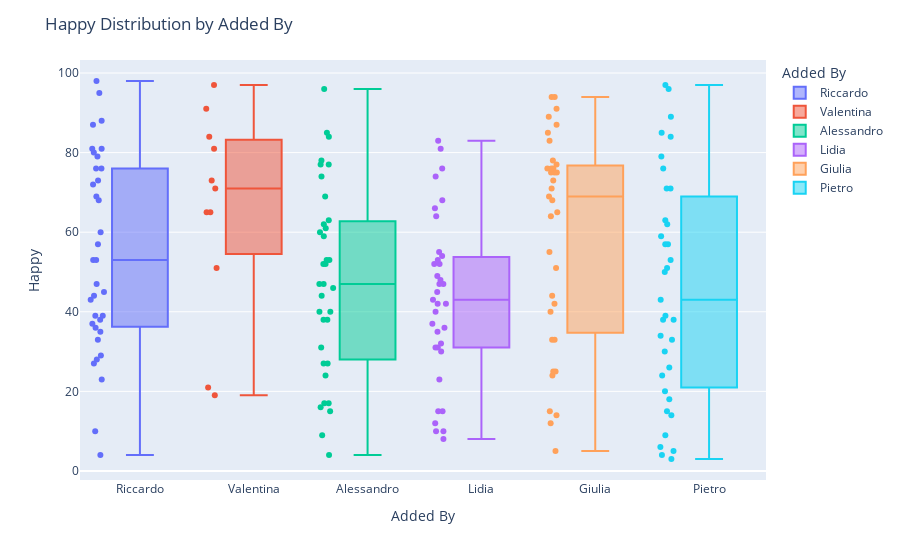

Notebook cell for this chart:
### Code cell
import plotly.express as px

fig = px.box(df, 
             x="Added By", 
             y="Happy", 
             color="Added By",  # Color each group by Added By
             points="all",
             hover_data=["Artist", "Song"])  # Add Artist and Song to hover

# Optional: Customize the layout
fig.update_layout(
    title="Happy Distribution by Added By",
    xaxis_title="Added By",
    yaxis_title="Happy"
)

fig.show()

### Figure 1 — Plotly figure (JSON) as saved in the notebook; plotly's stock layout.template omitted (floating-point values rounded to 4 significant figures)
{"data": [{"alignmentgroup": "True", "boxpoints": "all", "customdata": [["ATB", "9 PM (Till I Come) - Radio Edit"], ["Ardian Bujupi,Capital T", "ANDIAMO"], ["Marvin Gaye,Tammi Terrell", "Ain't No Mountain High Enough"], ["Eyedress", "Cocaine Sunday"], ["L I M", "Comet"], ["BLACKPINK", "DDU-DU DDU-DU"], ["Shahram Shabpareh", "Doomad"], ["Freur", "Doot Doot"], ["Kanye West", "Father Stretch My Hands Pt. 1"], ["Sia", "Fire Meet Gasoline"], ["Major Lazer,Amber of Dirty Projectors", "Get Free"], ["Lea Rue,Broiler", "I Can't Say No! - Broiler Remix"], ["Disclosure,Sam Smith", "Latch"], ["George Michael", "One More Try - Remastered"], ["Kali Uchis", "Ridin Round"], ["Travis Scott,GloRilla", "SHYNE"], ["Anri", "SHYNESS BOY"], ["Flume,Tove Lo", "Say It"], ["Mara Sattei", "Scusa - prod. thasup"], ["Earth, Wind & Fire", "September"], ["The Chords", "Sh-Boom"], ["Robin S", "Show Me Love"], ["Club Dogo", "Spacco Tutto"], ["Blank Banshee", "Spirit Season"], ["Edward Maya,Vika Jigulina", "Stereo Love"], ["Thirty Seconds To Mars", "The Kill"], ["Jack Ü,Skrillex,Diplo,Aluna,AlunaGeorge", "To Ü (feat. AlunaGeorge)"], ["Daler Mehndi", "Tunak Tunak Tun"], ["bôa", "Twilight"], ["i cani", "Una cosa stupida"], ["CAZZETTE", "Weapon"], ["Yung Bae,Macross 82-99", "Welcome To The Disco"], ["GAYLE", "abcdefu (angrier)"], ["Moya Mishel", "Зима в сердце"], ["Molchat Doma", "Тоска"]], "hovertemplate": "Added By=%{x}<br>Happy=%{y}<br>Artist=%{customdata[0]}<br>Song=%{customdata[1]}<extra></extra>", "legendgroup": "Riccardo", "marker": {"color": "#636efa"}, "name": "Riccardo", "notched": false, "offsetgroup": "Riccardo", "orientation": "v", "showlegend": true, "type": "box", "x": ["Riccardo", "Riccardo", "Riccardo", "Riccardo", "Riccardo", "Riccardo", "Riccardo", "Riccardo", "Riccardo", "Riccardo", "Riccardo", "Riccardo", "Riccardo", "Riccardo", "Riccardo", "Riccardo", "Riccardo", "Riccardo", "Riccardo", "Riccardo", "Riccardo", "Riccardo", "Riccardo", "Riccardo", "Riccardo", "Riccardo", "Riccardo", "Riccardo", "Riccardo", "Riccardo", "Riccardo", "Riccardo", "Riccardo", "Riccardo", "Riccardo"], "x0": " ", "xaxis": "x", "y": [76, 81, 80, 43, 39, 39, 53, 73, 44, 33, 79, 23, 53, 10, 95, 47, 87, 27, 68, 98, 88, 57, 76, 4, 36, 29, 35, 69, 38, 28, 81, 72, 45, 60, 37], "y0": " ", "yaxis": "y"}, {"alignmentgroup": "True", "boxpoints": "all", "customdata": [["Doechii,JT", "Alter Ego (with JT)"], ["Jungle", "Back On 74"], ["Jonas Brothers", "Burnin' Up"], ["Gorillaz,Shaun Ryder,Roses Gabor", "DARE (feat. Shaun Ryder & Roses Gabor)"], ["Backstreet Boys", "Everybody (Backstreet's Back) - Radio Edit"], ["M¥SS KETA", "GIOVANNA HARDCORE"], ["Anastacia", "I'm Outta Love"], ["Avril Lavigne", "I'm with You"], ["The 1975", "Love Me"], ["Lady Gaga,Beyoncé", "Telephone"], ["Caroline Polachek,Charli xcx,George Daniel", "Welcome To My Island - George Daniel & Charli XCX Remix"]], "hovertemplate": "Added By=%{x}<br>Happy=%{y}<br>Artist=%{customdata[0]}<br>Song=%{customdata[1]}<extra></extra>", "legendgroup": "Valentina", "marker": {"color": "#EF553B"}, "name": "Valentina", "notched": false, "offsetgroup": "Valentina", "orientation": "v", "showlegend": true, "type": "box", "x": ["Valentina", "Valentina", "Valentina", "Valentina", "Valentina", "Valentina", "Valentina", "Valentina", "Valentina", "Valentina", "Valentina"], "x0": " ", "xaxis": "x", "y": [73, 19, 81, 97, 65, 84, 65, 21, 91, 71, 51], "y0": " ", "yaxis": "y"}, {"alignmentgroup": "True", "boxpoints": "all", "customdata": [["Alfa Mist,Bongeziwe Mabandla", "Apho"], ["ROSALÍA", "BIZCOCHITO"], ["Deftones", "Be Quiet and Drive (Far Away)"], ["Fleet Foxes", "Blue Ridge Mountains"], ["Public Enemy,Benny Benassi", "Bring the Noise"], ["Weezer", "Buddy Holly"], ["Caroline Polachek", "Dang"], ["Fred again..,Delilah Montagu", "Delilah (pull me out of this)"], ["Jane Remover", "Experimental Skin"], ["Korn", "Falling Away from Me"], ["Porcupine Tree", "Fear Of A Blank Planet - 2024 Remaster"], ["Franco Battiato,Abdul Halim Sabra", "Fogh In Nakhal - 2008 Remaster"], ["KIDS SEE GHOSTS,Ty Dolla $ign", "Freeee (Ghost Town Pt. 2)"], ["Lily Allen", "Fuck You"], ["Charli xcx,Billie Eilish", "Guess featuring billie eilish"], ["The Smiths", "Heaven Knows I'm Miserable Now - 2011 Remaster"], ["PinkPantheress", "Illegal"], ["Neutral Milk Hotel", "In the Aeroplane Over the Sea"], ["Arca,ROSALÍA", "KLK"], ["The Last Shadow Puppets", "Les Cactus"], ["The Smashing Pumpkins", "Mayonaise - 2011 Remaster"], ["Turnstile", "NEVER ENOUGH"], ["Édith Piaf", "Non, je ne regrette rien"], ["Fontaines D.C.", "Oh Such A Spring"], ["Gilberto Gil", "Pega a Voga, Cabeludo"], ["Arca", "Riquiquí"], ["Troye Sivan,PinkPantheress,Hyunjin", "Rush (feat. PinkPantheress & Hyunjin of Stray Kids)"], ["Joey Valence & Brae,Rebecca Black", "SEE U DANCE (feat. Rebecca Black)"], ["Beach House", "Space Song"], ["Bon Iver", "THINGS BEHIND THINGS BEHIND THINGS"], ["COBRAH,VTSS,MCR-T", "TITS, LIPS, HIPS, KISS (10/10 Remix)"], ["TOOL", "The Pot"], ["Verdena", "Un Blu Sincero"], ["Magdalena Bay", "Watching T.V."], ["Bob Sinclar,Steve Edwards", "World Hold On (Children of the Sky) - Radio Edit"]], "hovertemplate": "Added By=%{x}<br>Happy=%{y}<br>Artist=%{customdata[0]}<br>Song=%{customdata[1]}<extra></extra>", "legendgroup": "Alessandro", "marker": {"color": "#00cc96"}, "name": "Alessandro", "notched": false, "offsetgroup": "Alessandro", "orientation": "v", "showlegend": true, "type": "box", "x": ["Alessandro", "Alessandro", "Alessandro", "Alessandro", "Alessandro", "Alessandro", "Alessandro", "Alessandro", "Alessandro", "Alessandro", "Alessandro", "Alessandro", "Alessandro", "Alessandro", "Alessandro", "Alessandro", "Alessandro", "Alessandro", "Alessandro", "Alessandro", "Alessandro", "Alessandro", "Alessandro", "Alessandro", "Alessandro", "Alessandro", "Alessandro", "Alessandro", "Alessandro", "Alessandro", "Alessandro", "Alessandro", "Alessandro", "Alessandro", "Alessandro"], "x0": " ", "xaxis": "x", "y": [16, 78, 17, 27, 53, 77, 53, 59, 46, 17, 27, 40, 31, 84, 62, 77, 52, 24, 85, 40, 9, 4, 44, 15, 96, 60, 38, 69, 61, 38, 74, 47, 52, 47, 63], "y0": " ", "yaxis": "y"}, {"alignmentgroup": "True", "boxpoints": "all", "customdata": [["Lady Gaga", "Applause"], ["AC/DC", "Back In Black"], ["Depeche Mode", "Black Celebration"], ["Type O Negative", "Black No. 1 (Little Miss Scare -All)"], ["Dead by April", "Breaking Point"], ["Type O Negative", "Cinnamon Girl"], ["Casey Edwards", "Devil Trigger"], ["Basshunter", "DotA - Radio Edit"], ["O-Zone", "Dragostea din tei"], ["Depeche Mode", "Enjoy the Silence"], ["Metallica", "Enter Sandman - Radio Edit"], ["Vintage,Bedanokov,Люай", "Eva (Kavkaz remix)"], ["Blue Foundation", "Eyes on Fire"], ["Sonata Arctica", "Fade to Black"], ["Dead by April", "I Can't Breathe"], ["Lacuna Coil", "I Wish You Were Dead"], ["Datura,U.S.U.R.A.", "Infinity"], ["Type O Negative", "Kill All the White People"], ["Killing Joke", "Love Like Blood"], ["Eternxlkz", "Montagem Nada Tropica"], ["STARSET", "My Demons"], ["Type O Negative", "My Girlfriend's Girlfriend"], ["Sonata Arctica", "My Land"], ["Ciara", "Paint It, Black"], ["cassö,RAYE,D-Block Europe", "Prada"], ["Within Temptation,Anders Friden", "Raise Your Banner"], ["Rihanna", "S&M"], ["Bizarrap,Shakira", "Shakira: Bzrp Music Sessions, Vol. 53"], ["Rammstein", "Sonne"], ["Nightwish", "Storytime"], ["Dead by April", "Swarm Mode"], ["Maroon 5", "This Love"], ["Green Day", "Wake Me up When September Ends"], ["Five Finger Death Punch", "War is the Answer"], ["Five Finger Death Punch", "Wrong Side of Heaven"]], "hovertemplate": "Added By=%{x}<br>Happy=%{y}<br>Artist=%{customdata[0]}<br>Song=%{customdata[1]}<extra></extra>", "legendgroup": "Lidia", "marker": {"color": "#ab63fa"}, "name": "Lidia", "notched": false, "offsetgroup": "Lidia", "orientation": "v", "showlegend": true, "type": "box", "x": ["Lidia", "Lidia", "Lidia", "Lidia", "Lidia", "Lidia", "Lidia", "Lidia", "Lidia", "Lidia", "Lidia", "Lidia", "Lidia", "Lidia", "Lidia", "Lidia", "Lidia", "Lidia", "Lidia", "Lidia", "Lidia", "Lidia", "Lidia", "Lidia", "Lidia", "Lidia", "Lidia", "Lidia", "Lidia", "Lidia", "Lidia", "Lidia", "Lidia", "Lidia", "Lidia"], "x0": " ", "xaxis": "x", "y": [74, 76, 12, 42, 30, 47, 36, 53, 68, 23, 64, 45, 37, 10, 49, 35, 55, 31, 43, 52, 10, 66, 47, 8, 42, 32, 83, 52, 31, 48, 15, 81, 15, 40, 54], "y0": " ", "yaxis": "y"}, {"alignmentgroup": "True", "boxpoints": "all", "customdata": [["Hannah Holgersson", "Ave Maria - Schubert"], ["Lady Gaga", "Bad Romance"], ["Nicki Minaj,Ice Spice,Aqua", "Barbie World (with Aqua) [From Barbie The Album]"], ["The Weeknd", "Blinding Lights"], ["Lady Gaga", "Bloody Mary"], ["Glee Cast", "Bust Your Windows"], ["Lana Del Rey", "Cinnamon Girl"], ["Dua Lipa", "Dance The Night - From Barbie The Album"], ["Indila", "Dernière danse"], ["Djo", "End of Beginning"], ["Bruno Mars", "Finesse"], ["PSY", "Gangnam Style (강남스타일)"], ["Daft Punk", "Harder, Better, Faster, Stronger"], ["Shakira,Wyclef Jean", "Hips Don't Lie (feat. Wyclef Jean)"], ["Dua Lipa", "Houdini"], ["Anne Hathaway", "I Dreamed A Dream - From  Les Misérables "], ["Elton John", "I'm Still Standing"], ["Master KG,Nomcebo Zikode", "Jerusalema (feat. Nomcebo Zikode)"], ["Taylor Swift", "Karma"], ["Christina Aguilera,Lil' Kim,Mýa,P!nk", "Lady Marmalade - From  Moulin Rouge  Soundtrack"], ["Las Divinas", "Las Divinas"], ["Meghan Trainor", "Made You Look"], ["Chappell Roan", "My Kink Is Karma"], ["Rio Romeo", "Nothing's New"], ["Chappell Roan", "Pink Pony Club"], ["Zach Bryan", "Pink Skies"], ["James Blunt", "Postcards"], ["Whitney Houston", "Queen of the Night - Radio Edit"], ["Nicki Minaj", "Starships"], ["Meryl Streep", "The Winner Takes It All - From  Mamma Mia! "], ["Spice Girls", "Wannabe"], ["Ariana Grande,Cynthia Erivo", "What Is This Feeling?"], ["Beyoncé", "YA YA"], ["Taylor Swift", "cardigan"], ["girl in red", "we fell in love in october"]], "hovertemplate": "Added By=%{x}<br>Happy=%{y}<br>Artist=%{customdata[0]}<br>Song=%{customdata[1]}<extra></extra>", "legendgroup": "Giulia", "marker": {"color": "#FFA15A"}, "name": "Giulia", "notched": false, "offsetgroup": "Giulia", "orientation": "v", "showlegend": true, "type": "box", "x": ["Giulia", "Giulia", "Giulia", "Giulia", "Giulia", "Giulia", "Giulia", "Giulia", "Giulia", "Giulia", "Giulia", "Giulia", "Giulia", "Giulia", "Giulia", "Giulia", "Giulia", "Giulia", "Giulia", "Giulia", "Giulia", "Giulia", "Giulia", "Giulia", "Giulia", "Giulia", "Giulia", "Giulia", "Giulia", "Giulia", "Giulia", "Giulia", "Giulia", "Giulia", "Giulia"], "x0": " ", "xaxis": "x", "y": [5, 71, 75, 33, 44, 73, 14, 78, 33, 91, 94, 75, 69, 76, 87, 15, 77, 83, 12, 65, 94, 85, 42, 40, 51, 25, 68, 76, 75, 25, 89, 64, 76, 55, 24], "y0": " ", "yaxis": "y"}, {"alignmentgroup": "True", "boxpoints": "all", "customdata": [["Lambrini Girls", "Big Dick Energy"], ["Tyler, The Creator,Pharrell Williams", "Big Poe (feat. Sk8brd)"], ["Limp Bizkit", "Break Stuff"], ["Denzel Curry", "Bulls on Parade - triple j Like A Version"], ["Verdena", "Crystal Ball"], ["Sting,Cheb Mami", "Desert Rose"], ["Hemant Kumar", "Ei Raat Tomar Amar"], ["Crizin da Z.O.", "Festa da Carne"], ["System Of A Down", "Fuck the System"], ["Type O Negative", "Green Man"], ["Booker T. & the M.G.'s", "Green Onions - 2022 Remaster"], ["Puscifer", "Green Valley"], ["YUNGBLUD", "Idols Pt. I"], ["Franco Battiato", "Impressioni di settembre"], ["Venamoris,Dave Lombardo", "In the Shadows"], ["The Parlor Mob", "Into the Sun"], ["Manu Chao", "La vie à 2"], ["Dalila Kayros", "Leviatan"], ["Fergie", "M.I.L.F. $"], ["Nelly Furtado", "Maneater"], ["Les Claypool", "Mushroom Men"], ["Bodam Project,Pierpaolo Capovilla", "Niente - Radio Edit"], ["Skiantos", "Non farò mai quello che vuoi"], ["Slipknot", "People = Shit"], ["Honningbarna", "Schäfer"], ["Type O Negative", "September Sun"], ["Within Temptation", "Summertime Sadness"], ["Faith No More", "The Gentle Art of Making Enemies - 2016 Remaster"], ["Nelly Furtado", "The Grass Is Green"], ["Puscifer", "The Humbling River"], ["Red Hot Chili Peppers", "The Longest Wave"], ["Franco Battiato,Carmen Consoli", "Tutto L'Universo Obbedisce All'Amore"], ["Vinicio Capossela", "Utrennyaya gimnastika"], ["Rothadás", "Vértükör"], ["Within Temptation", "Wireless"]], "hovertemplate": "Added By=%{x}<br>Happy=%{y}<br>Artist=%{customdata[0]}<br>Song=%{customdata[1]}<extra></extra>", "legendgroup": "Pietro", "marker": {"color": "#19d3f3"}, "name": "Pietro", "notched": false, "offsetgroup": "Pietro", "orientation": "v", "showlegend": true, "type": "box", "x": ["Pietro", "Pietro", "Pietro", "Pietro", "Pietro", "Pietro", "Pietro", "Pietro", "Pietro", "Pietro", "Pietro", "Pietro", "Pietro", "Pietro", "Pietro", "Pietro", "Pietro", "Pietro", "Pietro", "Pietro", "Pietro", "Pietro", "Pietro", "Pietro", "Pietro", "Pietro", "Pietro", "Pietro", "Pietro", "Pietro", "Pietro", "Pietro", "Pietro", "Pietro", "Pietro"], "x0": " ", "xaxis": "x", "y": [38, 57, 62, 71, 76, 15, 39, 85, 84, 38, 89, 4, 18, 30, 43, 63, 59, 57, 71, 79, 26, 6, 96, 14, 5, 20, 50, 33, 53, 3, 34, 51, 97, 9, 24], "y0": " ", "yaxis": "y"}], "layout": {"boxmode": "overlay", "legend": {"title": {"text": "Added By"}, "tracegroupgap": 0}, "margin": {"t": 60}, "title": {"text": "Happy Distribution by Added By"}, "xaxis": {"anchor": "y", "categoryarray": ["Riccardo", "Valentina", "Alessandro", "Lidia", "Giulia", "Pietro"], "categoryorder": "array", "domain": [0, 1], "title": {"text": "Added By"}}, "yaxis": {"anchor": "x", "domain": [0, 1], "title": {"text": "Happy"}}}}
